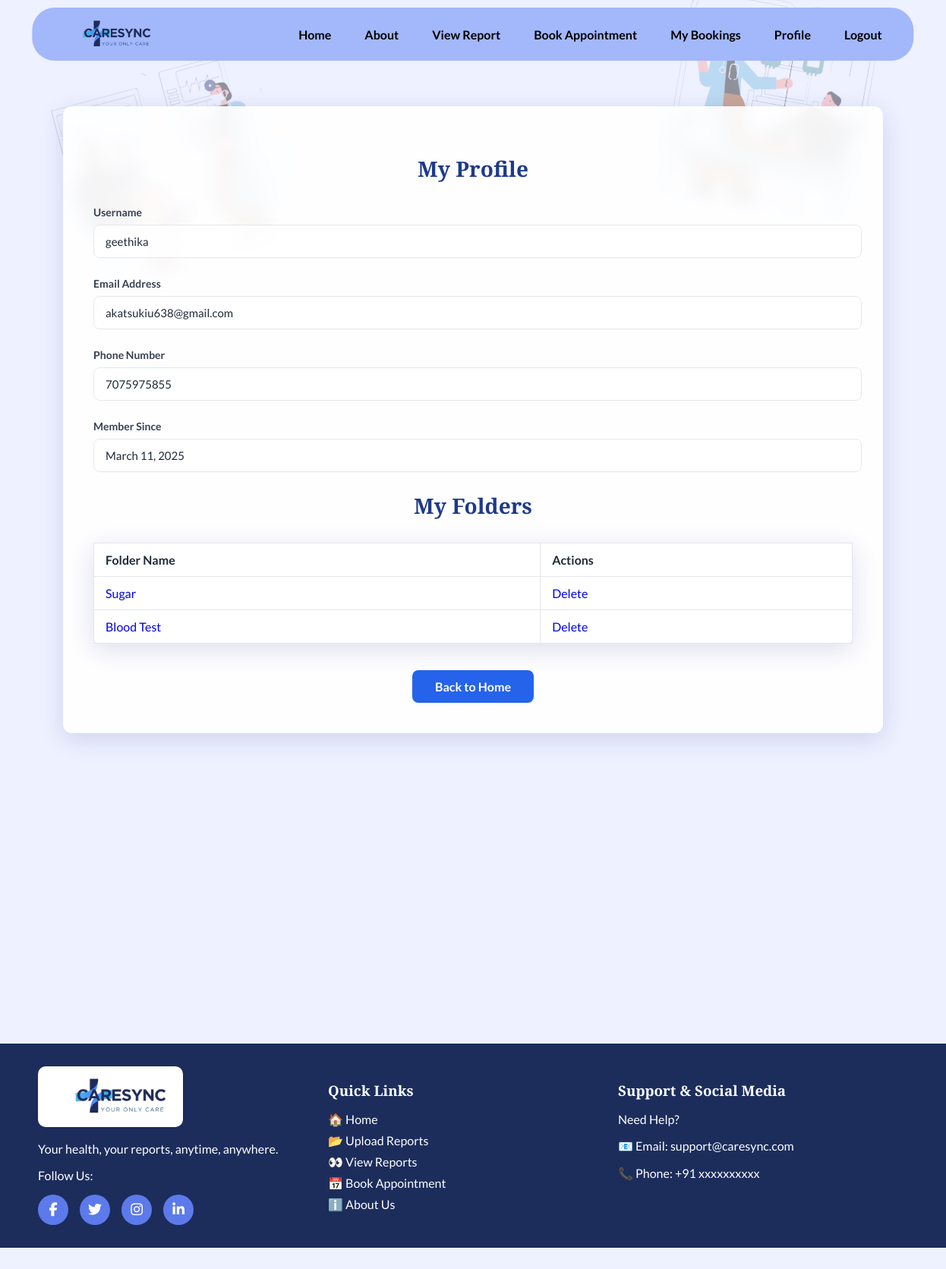
Page /profile/ (signed in) on the committed database.
### home/models.py (models this page shows)
class CustomUser(AbstractUser):
    email = models.EmailField(unique=True)
    phone = models.CharField(max_length=10, unique=True)
    objects = CustomUserManager()
    REQUIRED_FIELDS = ['email', 'phone']

### reports/models.py (models this page shows, shortened)
class ReportFolder(models.Model):
    name = models.CharField(max_length=100)
    user = models.ForeignKey(CustomUser, on_delete=models.CASCADE, related_name='folders')
    created_at = models.DateTimeField(default=timezone.now)
    class Meta:
        unique_together = ['name', 'user']

### home/views.py (the view)
# urls.py: path('profile/', views.profile, name='profile'),
@login_required
def profile(request):
    folders = ReportFolder.objects.filter(user=request.user)
    context = {
        'user': request.user,
        'folders' : folders,
    }
    return render(request, 'profile.html', context)

### home/templates/profile.html (shortened to what this page needs)
{% extends "base.html" %}
{% block content %}
{% load static %}
<div class="user-dashboard">
    <div class="info-card">
        <h2 class="card-title">My Profile</h2>
        <div class="info-row">
            <label class="info-label">Username</label>
            <div class="info-value">
                {{ user.username }}
            </div>
        </div>
        <div class="info-row">
            <label class="info-label">Email Address</label>
            <div class="info-value">
                {{ user.email }}
            </div>
        </div>
        <div class="info-row">
            <label class="info-label">Phone Number</label>
            <div class="info-value">
                {{ user.phone }}
            </div>
        </div>
        <div class="info-row">
            <label class="info-label">Member Since</label>
            <div class="info-value">
                {{ user.date_joined|date:'F d, Y' }}
            </div>
        </div>
        <h2 class="card-title">My Folders</h2>
        <table class="folder-list-table">
            <thead>
                <tr>
                    <th>Folder Name</th>
                    <th>Actions</th>
                </tr>
            </thead>
            <tbody>
                {% for folder in folders %}
                <tr>
                    <td><a href="{% url 'reports:folder_detail' folder.id %}" class="folder-list-link">{{ folder.name }}</a></td>
                    <td>
                        <a href="{% url 'reports:folder_delete' folder.id %}" class="folder-list-link">Delete</a>
                    </td>
                </tr>
                {% empty %}
                <tr>
                    <td colspan="2">No folders yet.</td>
                </tr>
                {% endfor %}
            </tbody>
        </table>
        <div class="action-area">
            <a href="{% url 'home' %}" class="action-btn">Back to Home</a>
        </div>
    </div>
</div>
{% endblock %}

### static/css/base.css (style rules this page uses)
:root { --primary-color: #A3B7FB; --secondary-color: #1C2D5C; --text-color: #000000; --light-text: #ffffff; --accent-color: #5C7AEA; --hover-color: #4A69C6; --button-bg: #5C7AEA; --button-hover: #4A69C6; }
body { font-family: 'Lato', sans-serif; margin: 0; padding: 0; background: #EEF1FF; color: var(--text-color); display: flex; flex-direction: column; min-height: 100vh; overflow-x: hidden; }

### home/templates/profile.html (style rules this page uses)
.user-dashboard { width: 100%; min-height: 100vh; padding: 40px; display: flex; align-items: flex-start; justify-content: center; }
.info-card { width: 100%; max-width: 1000px; margin: 80px auto; padding: 40px; background: rgba(255, 255, 255, 0.9); backdrop-filter: blur(10px); border-radius: 12px; box-shadow: 0 8px 32px rgba(31, 38, 135, 0.15); text-align: left; animation: slideDown 1s ease-in-out; }
.card-title { font-family: 'Playfair Display', serif; color: #1E3A8A; margin-bottom: 30px; font-size: 28px; text-align: center; }
.info-row { margin-bottom: 25px; }
.info-label { display: block; color: #374151; font-size: 14px; font-weight: 600; margin-bottom: 8px; font-family: 'Lato', sans-serif; }
.info-value { width: 98%; padding: 12px 15px; background: rgba(255, 255, 255, 0.8); border: 1px solid #E5E7EB; border-radius: 8px; font-size: 15px; font-family: 'Lato', sans-serif; color: #1F2937; }
.action-area { margin-top: 35px; text-align: center; }
.action-btn { display: inline-block; background: #2563EB; color: white; font-size: 16px; padding: 12px 30px; border: none; border-radius: 8px; cursor: pointer; transition: all 0.3s ease; font-family: 'Lato', sans-serif; font-weight: bold; text-decoration: none; }
.folder-list-table { border: 1px solid #E5E7EB; width: 100%; border-collapse: collapse; border-radius: 8px; margin-top: 20px; background: rgba(255, 255, 255, 0.8); box-shadow: 0 8px 32px rgba(31, 38, 135, 0.15); }
.folder-list-table th, .folder-list-table td { border: 1px solid #E5E7EB; padding: 12px 15px; text-align: left; text-decoration: none; }
.folder-list-table th { background: rgba(255, 255, 255, 0.8); font-weight: 600; font-family: 'Lato', sans-serif; color: #1F2937; text-decoration: none; }
.folder-list-table td { color: #1F2937; text-decoration: none; }
.folder-list-table td a { text-decoration: none; }

### rows in the picture
CustomUser: username "geethika", email "akatsukiu638@gmail.com", phone "7075975855", date_joined "March 11, 2025"
ReportFolder: name "Sugar"
ReportFolder: name "Blood Test"
